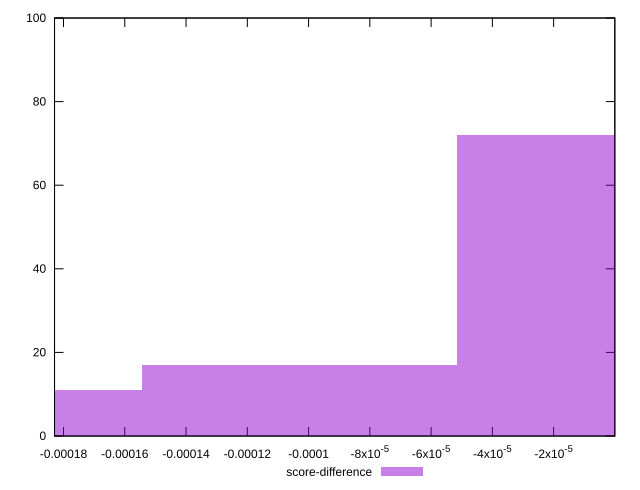

Here is the gnuplot script that generated this plot:
reset

$scoreDifference <<EOF
-0.00020565784850913176 11
-0.00010282892425456588 17
0 72
EOF

set key outside below
set boxwidth 0.00010282892425456588
set xrange [-0.0001829297357594517:-2.5091771993501766e-8]
set yrange [0:100]
set trange [0:100]
set style fill transparent solid 0.5 noborder
set terminal svg size 640, 490 enhanced background rgb 'white'
set output "reprap/largest-contentful-paint/samples/pages+cached+nointeractive/score-difference/histogram.svg"

plot $scoreDifference title "score-difference" with boxes

reset
